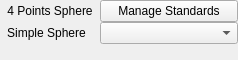
<?xml version="1.0" encoding="UTF-8"?>
<ui version="4.0">
 <class>toolbar_spheregroup</class>
 <widget class="QWidget" name="toolbar_spheregroup">
  <property name="geometry">
   <rect>
    <x>0</x>
    <y>0</y>
    <width>238</width>
    <height>60</height>
   </rect>
  </property>
  <property name="windowTitle">
   <string>Form</string>
  </property>
  <layout class="QGridLayout" name="gridLayout">
   <property name="leftMargin">
    <number>0</number>
   </property>
   <property name="topMargin">
    <number>0</number>
   </property>
   <property name="rightMargin">
    <number>0</number>
   </property>
   <property name="bottomMargin">
    <number>0</number>
   </property>
   <property name="spacing">
    <number>0</number>
   </property>
   <item row="2" column="1">
    <widget class="QToolButton" name="sphereToolButton">
     <property name="toolTip">
      <string>Detect a sphere in one click</string>
     </property>
     <property name="text">
      <string>Simple Sphere</string>
     </property>
     <property name="icon">
      <iconset resource="../../../openscantools.qrc">
       <normaloff>:/icons/100x100/pipe.png</normaloff>:/icons/100x100/pipe.png</iconset>
     </property>
     <property name="checkable">
      <bool>true</bool>
     </property>
     <property name="toolButtonStyle">
      <enum>Qt::ToolButtonTextBesideIcon</enum>
     </property>
     <property name="autoRaise">
      <bool>true</bool>
     </property>
    </widget>
   </item>
   <item row="1" column="1">
    <widget class="QToolButton" name="robustToolButton">
     <property name="toolTip">
      <string>Detect a sphere with 4 clicks</string>
     </property>
     <property name="text">
      <string>4 Points Sphere</string>
     </property>
     <property name="icon">
      <iconset resource="../../../openscantools.qrc">
       <normaloff>:/icons/100x100/robust_pipe.png</normaloff>:/icons/100x100/robust_pipe.png</iconset>
     </property>
     <property name="checkable">
      <bool>true</bool>
     </property>
     <property name="toolButtonStyle">
      <enum>Qt::ToolButtonTextBesideIcon</enum>
     </property>
     <property name="autoRaise">
      <bool>true</bool>
     </property>
    </widget>
   </item>
   <item row="2" column="2">
    <widget class="QComboBox" name="standardsComboBox"/>
   </item>
   <item row="3" column="2">
    <spacer name="verticalSpacer">
     <property name="orientation">
      <enum>Qt::Vertical</enum>
     </property>
     <property name="sizeHint" stdset="0">
      <size>
       <width>0</width>
       <height>0</height>
      </size>
     </property>
    </spacer>
   </item>
   <item row="1" column="2">
    <widget class="QPushButton" name="managePushButton">
     <property name="toolTip">
      <string>Pipe standard manager. Create and edit your own lists of standard diameters.</string>
     </property>
     <property name="text">
      <string>Manage Standards</string>
     </property>
    </widget>
   </item>
  </layout>
 </widget>
 <tabstops>
  <tabstop>robustToolButton</tabstop>
  <tabstop>sphereToolButton</tabstop>
  <tabstop>managePushButton</tabstop>
  <tabstop>standardsComboBox</tabstop>
 </tabstops>
 <resources>
  <include location="../../../openscantools.qrc"/>
 </resources>
 <connections/>
</ui>
